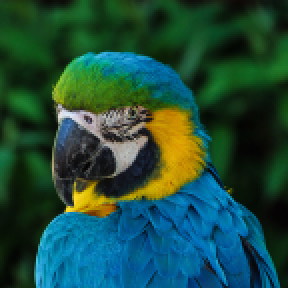
#> input picture Image_Transformation/test.png, 144 x 144 px (shown 2 times larger)
$ python first.py   (older library calls are emulated)
#> lines starting #> are read from the running program, lines starting #| are printed output that depends on the picture
from scipy.ndimage import imread
import matplotlib.pyplot as plt
import numpy as np
import math
from scipy.misc import imsave
from numpy.linalg import inv

#Your bilateral interpolation function
'''
def interpolate(image, scalex, scaley):
    newpic=np.copy(image)
    for x in range(image.shape[0]):
     for y in range(image.shape[1]):
      for color in range(image[x,y].size):
        tempx=x/scalex
        tempy=y/scaley
        upleftpix=image[int(math.floor(tempx)), int(math.floor(tempy)),color]
        uprightpix=image[int(math.floor(tempx+1)), int(math.floor(tempy)),color]
        downleftpix=image[int(math.floor(tempx)), int(math.floor(tempy+1)),color]
        downrightpix=image[int(math.floor(tempx+1)), int(math.floor(tempy+1)),color]
        totalx1=(math.floor(tempx+1)-tempx)*upleftpix+(tempx-math.floor(tempx))*uprightpix
        totalx2=(math.floor(tempx+1)-tempx)*downleftpix+(tempx-math.floor(tempx))*downrightpix
        newpic[x,y,color]=(math.floor(tempy+1)-tempy)*totalx1+(tempy-math.floor(tempy))*totalx2
    return newpic
'''
def interpolate(image, tempx, tempy, x, y, color,temp):
        upleftpix=temp[int(math.floor(tempx)), int(math.floor(tempy)),color]
        uprightpix=temp[int(math.floor(tempx+1)), int(math.floor(tempy)),color]
        downleftpix=temp[int(math.floor(tempx)), int(math.floor(tempy+1)),color]
        downrightpix=temp[int(math.floor(tempx+1)), int(math.floor(tempy+1)),color]
        totalx1=(math.floor(tempx+1)-tempx)*upleftpix+(tempx-math.floor(tempx))*uprightpix
        totalx2=(math.floor(tempx+1)-tempx)*downleftpix+(tempx-math.floor(tempx))*downrightpix
        image[x,y,color]=(math.floor(tempy+1)-tempy)*totalx1+(tempy-math.floor(tempy))*totalx2


filename = "test.png"
im = imread(filename)
#> im is the input picture: shape (144, 144, 3); mean R, G, B 30.5, 75.9, 61.2

h,w,_ = im.shape
#> h = 144; w = 144

result = np.zeros((int(2.3*h),(int(2.3*w)),3), dtype="uint8")

result[0:h,0:w,:] = im #Temporary line, you can delete it
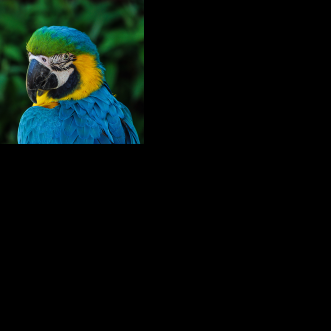
#> result: shape (331, 331, 3); mean R, G, B 5.8, 14.4, 11.6

#Write code that scales the image by a factor of 2.3
#It should call interpolate.

#Your Code Here
temp=np.copy(result)
for x in range(result.shape[0]):
     for y in range(result.shape[1]):
      for color in range(result[x,y].size):
        tempx=x/2.3
        tempy=y/2.3
#> (the run stopped early here; a loop or call above may not have finished)
